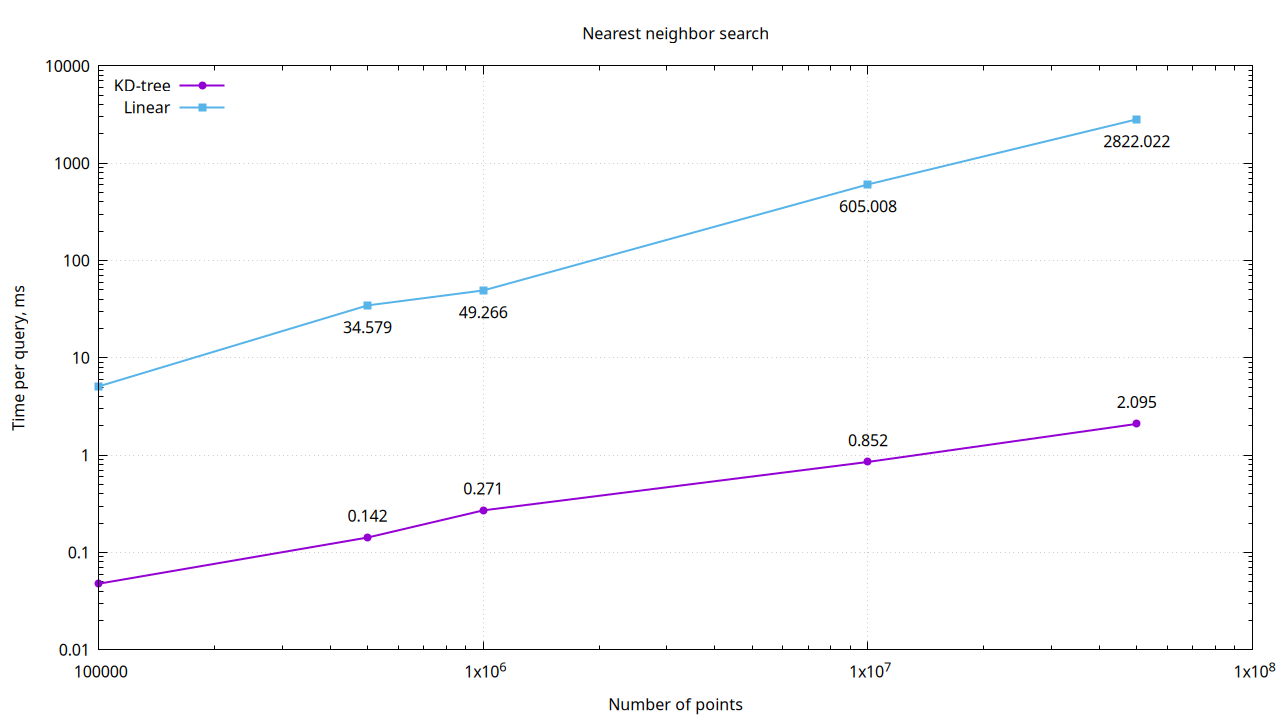

Reproduce this figure in gnuplot.
set terminal pngcairo size 1280,720
set output 'nearest.png'

set title 'Nearest neighbor search'
set xlabel 'Number of points'
set ylabel 'Time per query, ms'
set grid
set key left top
set logscale x 10
set logscale y 10

plot \
  'nearest.dat' using 1:2 with linespoints lw 2 pt 7 title 'KD-tree', \
  'nearest.dat' using 1:2:(sprintf("%.3f", $2)) with labels offset 0,1 notitle, \
  'nearest.dat' using 1:5 with linespoints lw 2 pt 5 title 'Linear', \
  'nearest.dat' using 1:5:(sprintf("%.3f", $5)) with labels offset 0,-1 notitle
